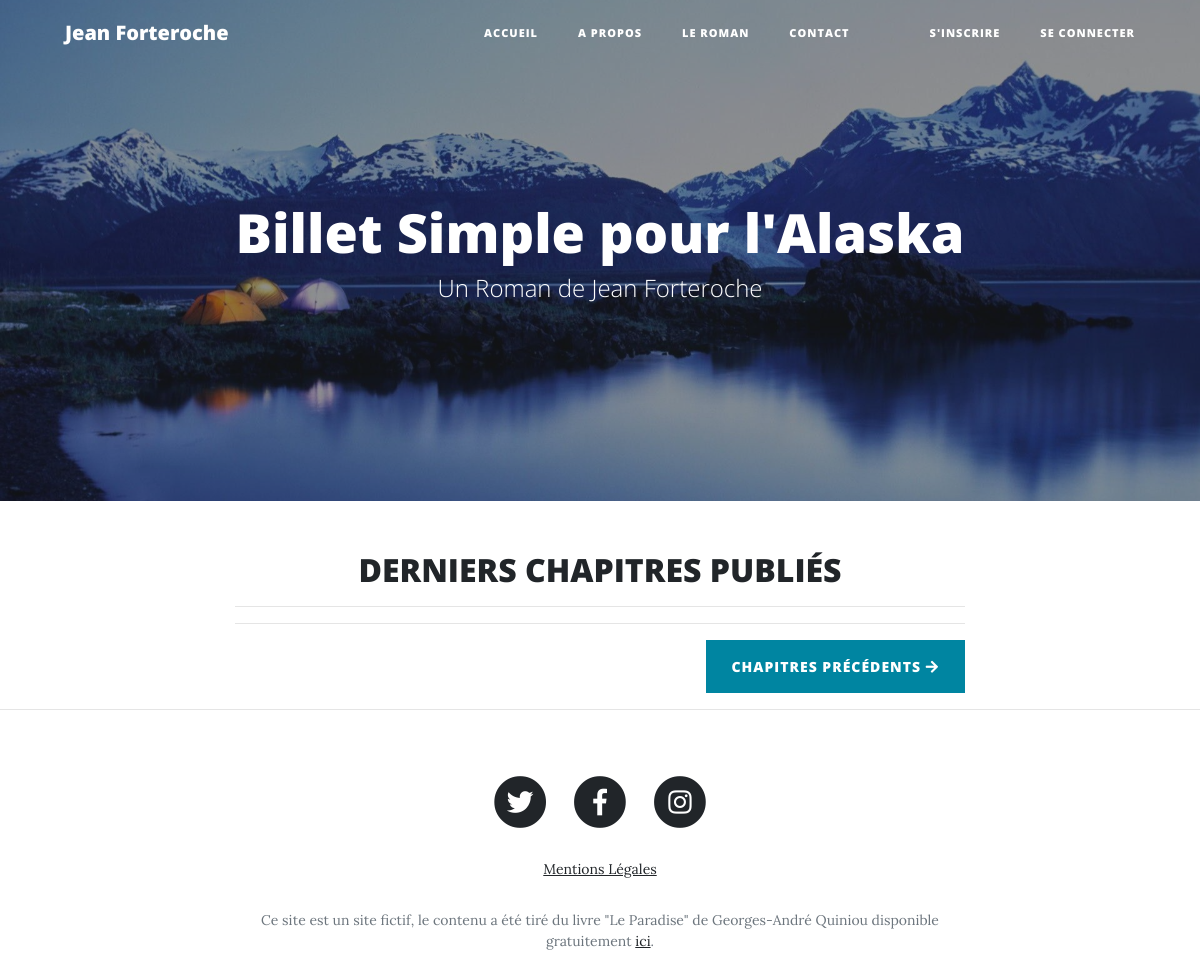
The app's page /, older data.
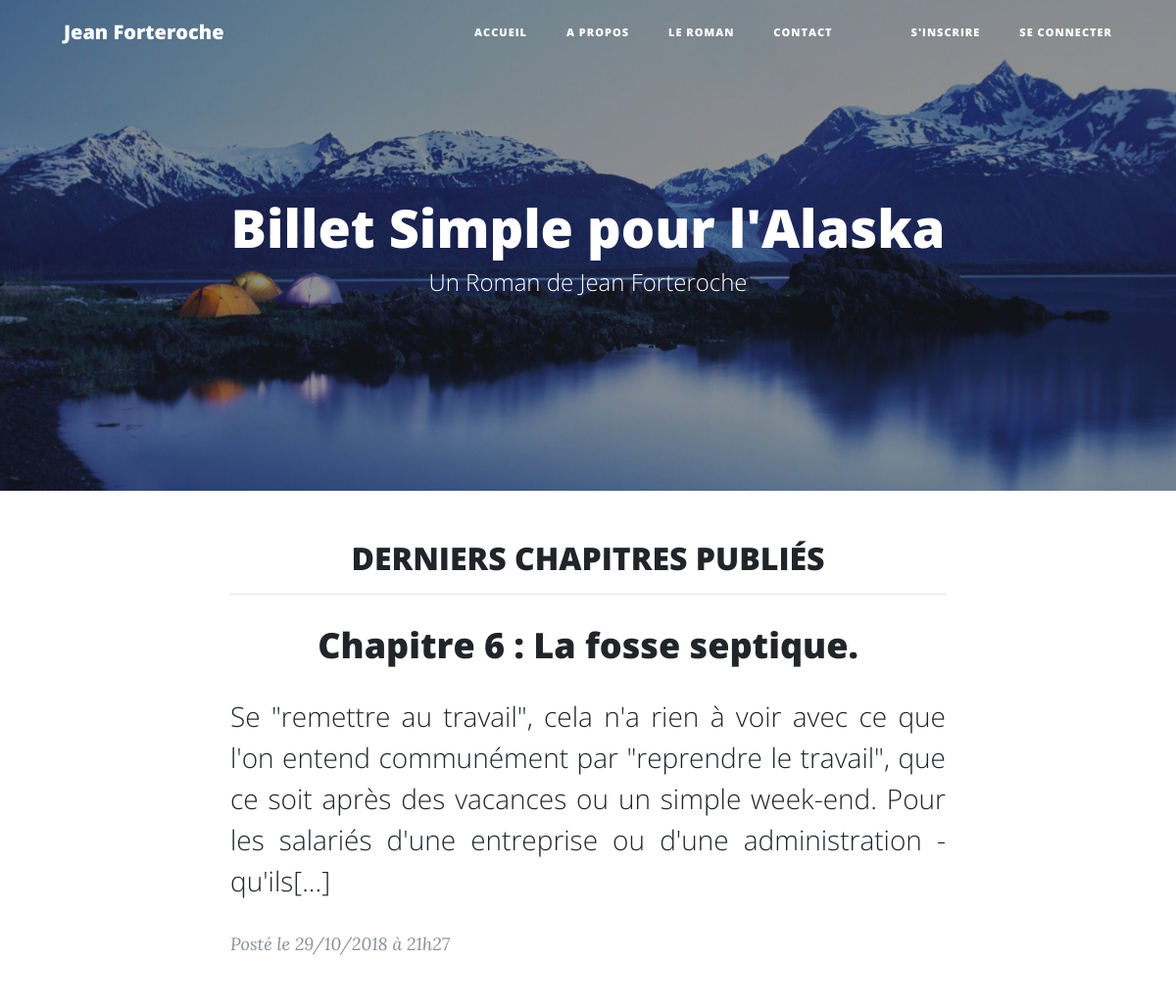
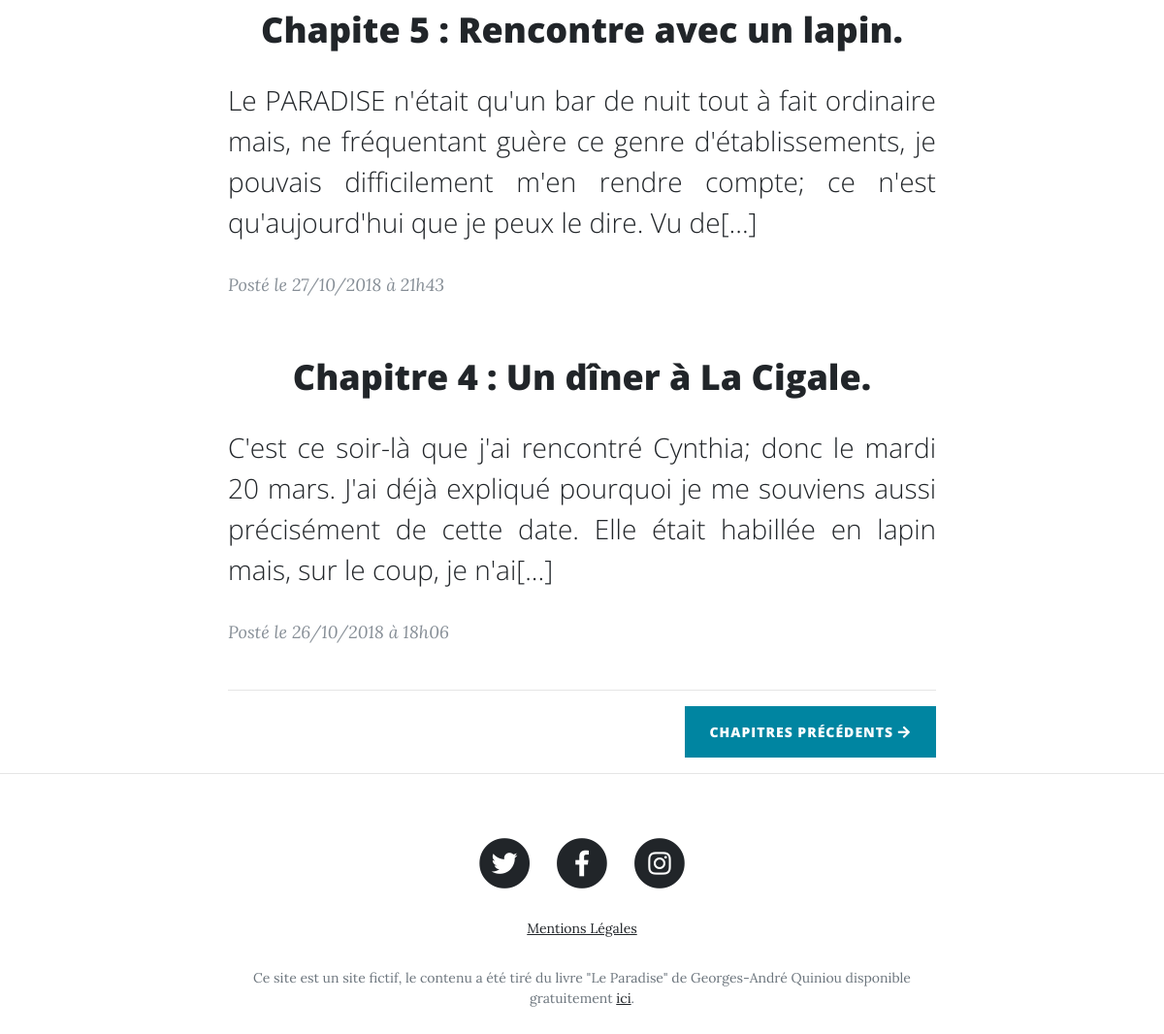
The same page, newer data (2 pictures, top to bottom).
### tables this page shows
CREATE TABLE IF NOT EXISTS `projet3_posts` (
  `id` int(11) NOT NULL AUTO_INCREMENT,
  `title` varchar(255) NOT NULL,
  `content` text NOT NULL,
  `creation_date` datetime NOT NULL DEFAULT CURRENT_TIMESTAMP,
  PRIMARY KEY (`id`)
);

### classes/View.php (called while the page is built, shortened)
<?php
class View
{
    private $template;
    public function  __construct($template = null)
    {
        $this->template = $template;
    }
    public function render($params = array())
    {
        $template = $this->template;
        include (VIEW.$template.'.php');
        $contentPage = ob_get_clean();
        include_once (VIEW.'_gabarit.php');
    }
}

### controller/FrontEnd.php (called while the page is built, shortened)
<?php
class FrontEnd
{
    public function showHome($params)
    {
        $PostManager = new PostManager();
        $posts = $PostManager->findHome();
        $myView = new View('home');
        $myView->render(array('posts' => $posts));
    }
}

### index.php (called while the page is built, shortened)
<?php
$request = $_GET['r'];
$routeur = new Routeur($request);
$routeur->renderController();

### model/PostManager.php (called while the page is built, shortened)
<?php
class PostManager
{
    private $bdd;
    public function __construct()
    {
        $this->bdd = new PDO("mysql:host=localhost;dbname=projet3;charset=utf8", "root", "");
    }
    public function findHome()
    {
        $bdd = $this->bdd;
        $query = "SELECT id, title, content, DATE_FORMAT(creation_date, '%d/%m/%Y à %Hh%i') AS creation_date_fr FROM projet3_posts ORDER BY creation_date DESC LIMIT 3";
        $req = $bdd->prepare($query);
        $req->execute();
        while ($row = $req->fetch(PDO::FETCH_ASSOC)) {
            $post = new Post();
            $post->setId($row['id']);
            $post->setTitle($row['title']);
            $post->setContent($row['content']);
            $post->setCreationDate($row['creation_date_fr']);
            $posts[] = $post;
        }
        return $posts;
    }
}

### model/Post.php (called while the page is built, shortened)
<?php
class Post
{
    private $id;
    private $title;
    private $content;
    private $creation_date;
    public function getContentResume()
    {
        $endStr = '[...]';
        $str = mb_substr( $this->getContent(), 0, 300 - strlen( $endStr ) + 1, 'UTF-8');
        return substr( $str, 0, strrpos( $str,' ') ).$endStr;
    }
    public function getId()
    {
        return $this->id;
    }
    public function setId($id)
    {
        $this->id = $id;
    }
    public function getTitle()
    {
        return $this->title;
    }
    public function setTitle($title)
    {
        $this->title = $title;
    }
    public function getContent()
    {
        return $this->content;
    }
    public function setContent($content)
    {
        $this->content = $content;
    }
    public function getCreationDate()
    {
        return $this->creation_date;
    }
    public function setCreationDate($creation_date)
    {
        $this->creation_date = $creation_date;
    }
}

### view/home.php (the view, shortened to what this page needs)
<header class="masthead" style="background-image: url('<?= ASSETS?>img/home-bg.jpg')">
    <div class="overlay"></div>
    <div class="container">
        <div class="row">
            <div class="col-lg-8 col-md-10 mx-auto">
                <div class="site-heading">
                    <h1>Billet Simple pour l'Alaska </h1>
                    <span class="subheading">Un Roman de Jean Forteroche</span>
                </div>
            </div>
        </div>
    </div>
</header>
<div class="container">
    <div class="row">
        <div class="col-lg-8 col-md-10 mx-auto">
            <h2 class="text-center text-uppercase">Derniers Chapitres Publiés</h2>
            <hr>
            <?php foreach ($posts as $post):?>
            <div class="post-preview">
                <a href="<?= HOST?>chapitre/id/<?= $post->getId()?>">
                    <h2 class="post-title text-center">
                        <?= $post->getTitle() ?>
                    </h2>
                    <h3 class="post-subtitle">
                        <?= $post->getContentResume(); ?>
                    </h3>
                </a>
                <div class="post-preview row">
                <p class="col post-meta">Posté le <?= $post->getCreationDate() ?></p>
                </div>
            </div>
            <?php endforeach; ?>
            <hr>
            <div class="clearfix">
                <a class="btn btn-primary float-right" href="<?= HOST?>roman">Chapitres précédents <i class="fas fa-arrow-right"></i></a>
            </div>
        </div>
    </div>
</div>

### classes/Routeur.php (shortened to what this page needs)
<?php
class Routeur
{
    private $request;
    public function __construct($request)
    {
        $this->request = $request;
    }
    public function getRoute()
    {
        $elements = explode('/', $this->request);
        return $elements[0];
    }
    public function getParams()
    {
        $params = null;
        return $params;
    }
    public function renderController()
    {
        $route  = $this->getRoute();
        $params = $this->getParams();
        if(key_exists($route, $this->routes))
        {
            $method     = $this->routes[$route]['method'];
            $user       = $this->routes[$route]['user'];
            switch ($user){
                case 0 :
                    $currentController = new $controller;
                    $currentController->$method($params);
                    break;
            }
        } else {
            $myView = new View();
            $myView->redirect('404');
        }
    }
}

### view/_gabarit.php (shortened to what this page needs)
<!DOCTYPE html>
<html lang="'fr">
<head>
    <link rel="stylesheet" href="https://stackpath.bootstrapcdn.com/bootstrap/4.1.3/css/bootstrap.min.css">
    <link rel="stylesheet" href="https://use.fontawesome.com/releases/v5.4.2/css/all.css">
    <link href="<?= ASSETS ?>css/clean-blog.min.css" rel="stylesheet">
    <link rel="stylesheet" href="<?= ASSETS ?>css/style.css">
</head>
<body>
    <nav class="navbar navbar-expand-lg navbar-light fixed-top" id="mainNav">
        <div class="container">
            <a class="navbar-brand" href="<?= HOST?>accueil">Jean Forteroche</a>
            <div class="collapse navbar-collapse" id="mainNavbar">
                <ul class="navbar-nav ml-auto text-center">
                    <li class="nav-item">
                        <a class="nav-link" href="<?= HOST?>accueil">Accueil</a>
                    </li>
                    <li class="nav-item">
                        <a class="nav-link" href="<?= HOST?>a-propos">A propos</a>
                    </li>
                    <li class="nav-item">
                        <a class="nav-link" href="<?= HOST?>roman">Le Roman</a>
                    </li>
                    <li class="nav-item">
                        <a class="nav-link" href="<?= HOST?>contact">Contact</a>
                    </li>
                    <li class="nav-item">
                        <a class="nav-link" href="#"></a>
                    </li>
                    <?= isset($_SESSION['id']) ? "" : '
                        <li class="nav-item">
                            <a class="nav-link" href="'.HOST.'inscription">S\'inscrire</a>
                        </li>
                        <li class="nav-item">
                            <a class="nav-link" href="'.HOST.'connexion">Se connecter</a>
                        </li>
                    ';?>
                </ul>
            </div>
        </div>
    </nav>
    <?= $contentPage ?>
    <hr>
    <footer>
        <div class="container">
            <div class="row">
                <div class="col-lg-8 col-md-10 mx-auto">
                    <ul class="list-inline text-center">
                        <li class="list-inline-item">
                            <a href="#">
                  <span class="fa-stack fa-lg">
                    <i class="fas fa-circle fa-stack-2x"></i>
                    <i class="fab fa-twitter fa-stack-1x fa-inverse"></i>
                  </span>
                            </a>
                        </li>
                        <li class="list-inline-item">
                            <a href="#">
                  <span class="fa-stack fa-lg">
                    <i class="fas fa-circle fa-stack-2x"></i>
                    <i class="fab fa-facebook-f fa-stack-1x fa-inverse"></i>
                  </span>
                            </a>
                        </li>
                        <li class="list-inline-item">
                            <a href="#">
                  <span class="fa-stack fa-lg">
                    <i class="fas fa-circle fa-stack-2x"></i>
                    <i class="fab fa-instagram fa-stack-1x fa-inverse"></i>
                  </span>
                            </a>
                        </li>
                    </ul>
                    <p class="copyright text-muted"><a href="<?= HOST?>mentions-legales">Mentions Légales</a> </p>
                    <p class="copyright text-muted">Ce site est un site fictif, le contenu a été tiré du livre "Le Paradise" de Georges-André Quiniou disponible gratuitement <a href="http://ga.quiniou.pagesperso-orange.fr/">ici</a>.</p>
                </div>
            </div>
        </div>
    </footer>
</body>
</html>

### assets/css/style.css (style rules this page uses)
header.masthead .page-heading h1, header.masthead .site-heading h1 { font-size: 40px !important; }
@media only screen and (min-width: 768px) { header.masthead .page-heading h1, header.masthead .site-heading h1 { font-size: 54px !important; } }
@media only screen and (max-width: 1200px) { #mainNav .navbar-nav>li.nav-item>a { font-size: 11px !important; } }

Row changes from the older to the newer data that the page shows:
added projet3_posts: title "Chapitre 6 : La fosse septique.", content "Se \"remettre au travail\", cela n'a rien à voir avec ce que l'on entend communément par \"reprendre le travail\", que ce soit après des vacances ou un simple week-end. Pour les salariés d'une entreprise ou d'une administration - qu'ils[...]", CreationDate "29/10/2018 à 21h27"
added projet3_posts: title "Chapite 5 : Rencontre avec un lapin.", content "Le PARADISE n'était qu'un bar de nuit tout à fait ordinaire mais, ne fréquentant guère ce genre d'établissements, je pouvais difficilement m'en rendre compte; ce n'est qu'aujourd'hui que je peux le dire. Vu de[...]", CreationDate "27/10/2018 à 21h43"
added projet3_posts: title "Chapitre 4 : Un dîner à La Cigale.", content "C'est ce soir-là que j'ai rencontré Cynthia; donc le mardi 20 mars. J'ai déjà expliqué pourquoi je me souviens aussi précisément de cette date. Elle était habillée en lapin mais, sur le coup, je n'ai[...]", CreationDate "26/10/2018 à 18h06"
